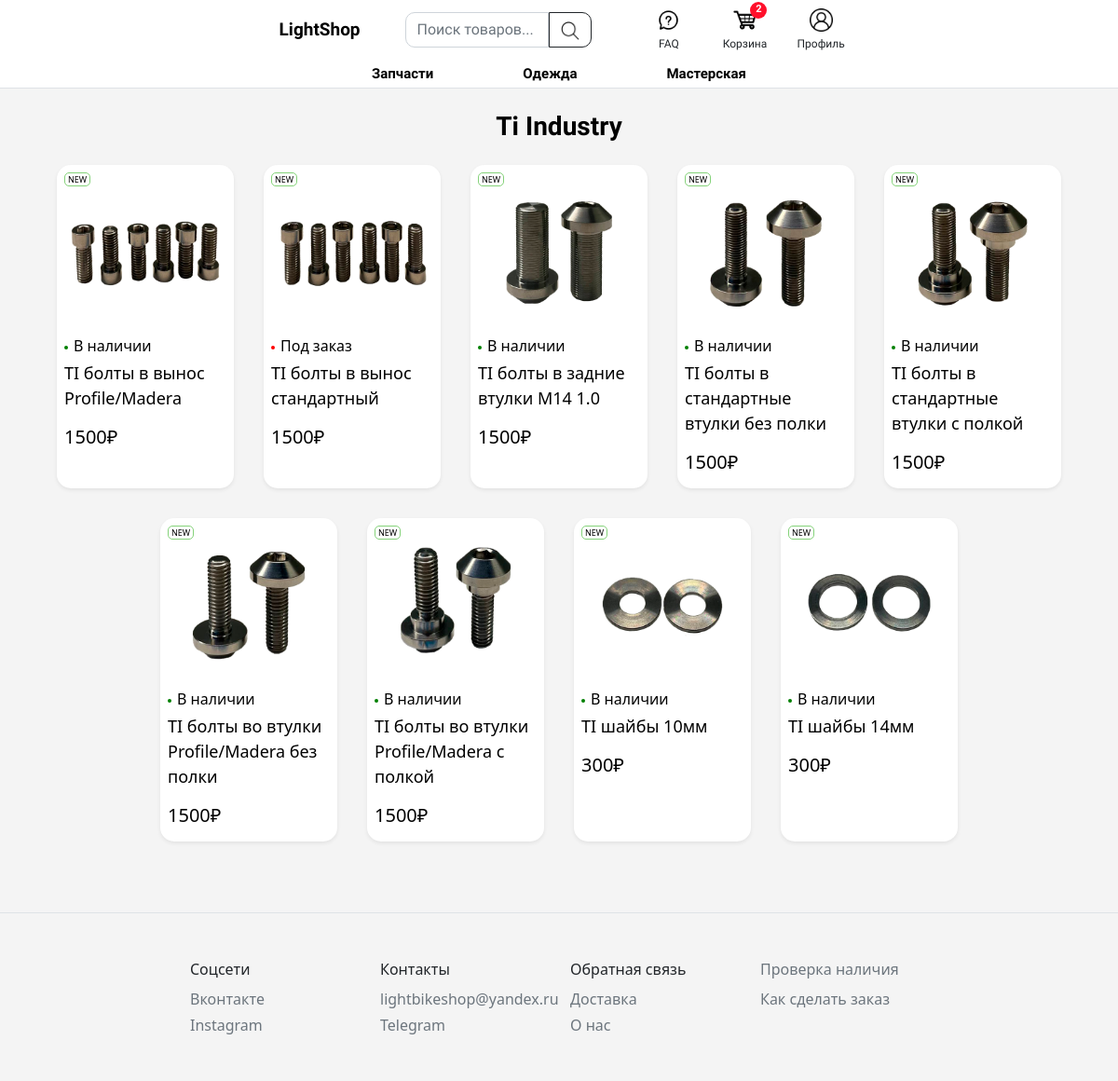
The page /brands/ti_industry/ (signed in) on the database its author committed.
### products/models.py (models this page shows, shortened)
class Brand(models.Model):
	slug = models.SlugField('Название в ссылке', max_length=200, db_index=True, unique=True)
	image = models.ImageField(upload_to='brends/')
	title = models.CharField(max_length=100)
	def __str__(self):
		return self.title

class Product(models.Model):
	category = models.ForeignKey(Category, null=True, on_delete=models.PROTECT)
	brand = models.ForeignKey(Brand, null=True, blank=True, on_delete=models.CASCADE)
	name = models.CharField('Название', max_length=200)
	available_andrey = models.BooleanField('Есть в наличии у Андрея', default=True)
	available_damir = models.BooleanField('Есть в наличии у Дамира', default=True)
	price = models.FloatField('Цена')
	count = models.PositiveSmallIntegerField('Количество в наличии', null=True)
	new = models.BooleanField('Новый?', default=True)
	rec = models.BooleanField('Рекоммендуемый?', default=False)
	image = models.ImageField('Картинка', null=True, blank=True, upload_to='products/')
	description = models.TextField('Описание')
	created = models.DateTimeField('Дата создания', auto_now_add=True)
	updated = models.DateTimeField('Дата последнего обновления', auto_now=True)
	slug = models.SlugField('Название в ссылке', max_length=200, db_index=True)
	class Meta:
		ordering = ('name',)
		verbose_name = 'Товар'
		verbose_name_plural = 'Товары'
	def get_absolute_url(self):
		return reverse('products:product_detail', args=[self.category.slug, self.id, self.slug])

### products/views.py (the view)
def product_list(request, category=None, brand=None):
	context = {}
	if category:
		category = get_object_or_404(Category, slug=category)
		products = Product.objects.filter(category=category)
		context = {'category': category}
	if brand:
		brand = get_object_or_404(Brand, slug=brand)
		products = Product.objects.filter(brand=brand)
		context = {'brand': brand}
	if request.method == 'GET' and not(brand) and not(category):
		query = request.GET.get('q')
		products = Product.objects.filter(name__icontains=query)
	if products:
		context['products'] = products
	else:
		notfound = True
		context = {'notfound': notfound}
	return render(request,'products/products_list.html', context)

### accounts/models.py (called while the page is built)
    def get_username(self):
        return self.email

    @property
    def is_authenticated(self):
        return True

### cart/models.py (called while the page is built)
    def get_cart_total_count(self):
        items = self.items.all()
        count = sum([item.quantity for item in items])
        return count

### main/context_processors.py (called while the page is built, shortened)
def navbar(request):
	cartItems = 0
	categories = Category.objects.exclude(slug= u'clothes').exclude(slug= u'workshop')
	if request.user.is_authenticated:
		try:
			cart = Cart.objects.get(user=request.user)
			cartItems = cart.get_cart_total_count()
		except Cart.DoesNotExist:
			cart = Cart.objects.create(user=request.user)
	return {'cartItems': cartItems, 'categories': categories}

### templates/products/products_list.html (shortened to what this page needs)
{% extends 'main/main.html' %}
{% load static %}
{% block content %}
<div class="pt-3 d-flex justify-content-center">
  <div class="d-inline-flex px-3 py-2">
    <h3 class="fw-bold mb-0" style="color: black; font-family: 'Comfortaa', cursive;">{% if category %}{{ category.name }}{% elif brand %}{{ brand }}{% elif notfound %}Ничего не найдено{% else %}Найденные товары{% endif %}</h3>
  </div>
</div>
<div class="container">
	<div class="row justify-content-center">
		{% for product in products %}
      <div class="col-lg-2 col-5 p-2 h-auto product-card hover-shadow" style="background-color: white; border-radius: 15px;" data-url="{{ product.get_absolute_url }}">
        <div class="h-100">
          {% if product.new %}
          <div class="d-flex">
            <span class="product-badges" title="NEW">NEW</span>
          </div>
          {% endif %}
          <img class="thumbnail"  src="{{ product.image.url }}">
          <div>
            <div class="box-element product flex-column d-flex">
              <div class="">
                <div class="mb-1">
                  <div class="text-start">
                    {% if product.available_andrey or product.available_damir %}
                    <span class="d-flex" style="color: black;">
                      <i class="dot_in_product_card" style="background-color: green;"></i>
                      В наличии
                    </span>
                    {% else %}
                      <span class="d-flex" style="color: black;">
                        <i class="dot_in_product_card" style="background-color: red;"></i>
                        Под заказ
                      </span>
                    {% endif %}
                  </div>
                </div>
                <p class="text-start" style="color: rgba(0, 0, 0, 1); font-size: 18px;">{{product.name}}</p>
              </div>
              <div class="mt-auto">
                <h5 class="text-start" style="color: rgba(0, 0, 0, 1); ">{{ product.price|floatformat:"0" }}₽</h5>
              </div>
            </div>
          </div>
        </div>
      </div>
      {% endfor %}
	</div>
</div>
{% endblock content %}

### static/css/main.css (style rules this page uses)
html { height: 100%; }
body { min-height: 100vh; display: flex; flex-direction: column; overflow-y: scroll; background-color: #f4f4f4; }
.product-badges { color: black; font-size: 9px; border: 0.1rem solid; border-color: rgb(132, 210, 121); border-radius: 5px; padding-left: 3px; padding-right: 3px; position: absolute; }
.product-card { margin: 0.4rem; cursor: pointer; }
.hover-shadow { transition: all 0.3s ease-in-out; border-radius: 15px; background-color: white; box-shadow: 0 .125rem .25rem rgba(0, 0, 0, 0.075); }
.thumbnail { width: 100%; }
.dot_in_product_card { margin-top: 12px; border-radius: 50%; height: 4px; margin-right: 6px; width: 4px; }
@media screen and (min-width: 480px) { .product-card { margin: 0.6rem; } }
@media screen and (min-width: 601px) { .product-card { margin: 0.7rem; } }
@media screen and (min-width: 991px) { .product-card { margin: 1rem; } }

### rows shown on the page
Brand: title "Ti Industry"
Product: new "NEW", image (picture), available_andrey True (drawn), name "TI болты в вынос Profile/Madera", price "1500"
Product: new "NEW", image (picture), available_andrey False (drawn), name "TI болты в вынос стандартный", price "1500"
Product: new "NEW", image (picture), available_andrey True (drawn), name "TI болты в задние втулки М14 1.0", price "1500"
Product: new "NEW", image (picture), available_andrey True (drawn), name "TI болты в стандартные втулки без полки", price "1500"
Product: new "NEW", image (picture), available_andrey True (drawn), name "TI болты в стандартные втулки с полкой", price "1500"
Product: new "NEW", image (picture), available_andrey True (drawn), name "TI болты во втулки Profile/Madera без полки", price "1500"
Product: new "NEW", image (picture), available_andrey True (drawn), name "TI болты во втулки Profile/Madera с полкой", price "1500"
Product: new "NEW", image (picture), available_andrey True (drawn), name "TI шайбы 10мм", price "300"
Product: new "NEW", image (picture), available_andrey True (drawn), name "TI шайбы 14мм", price "300"

### other values the page prints
{{ cartItems }} "2"
